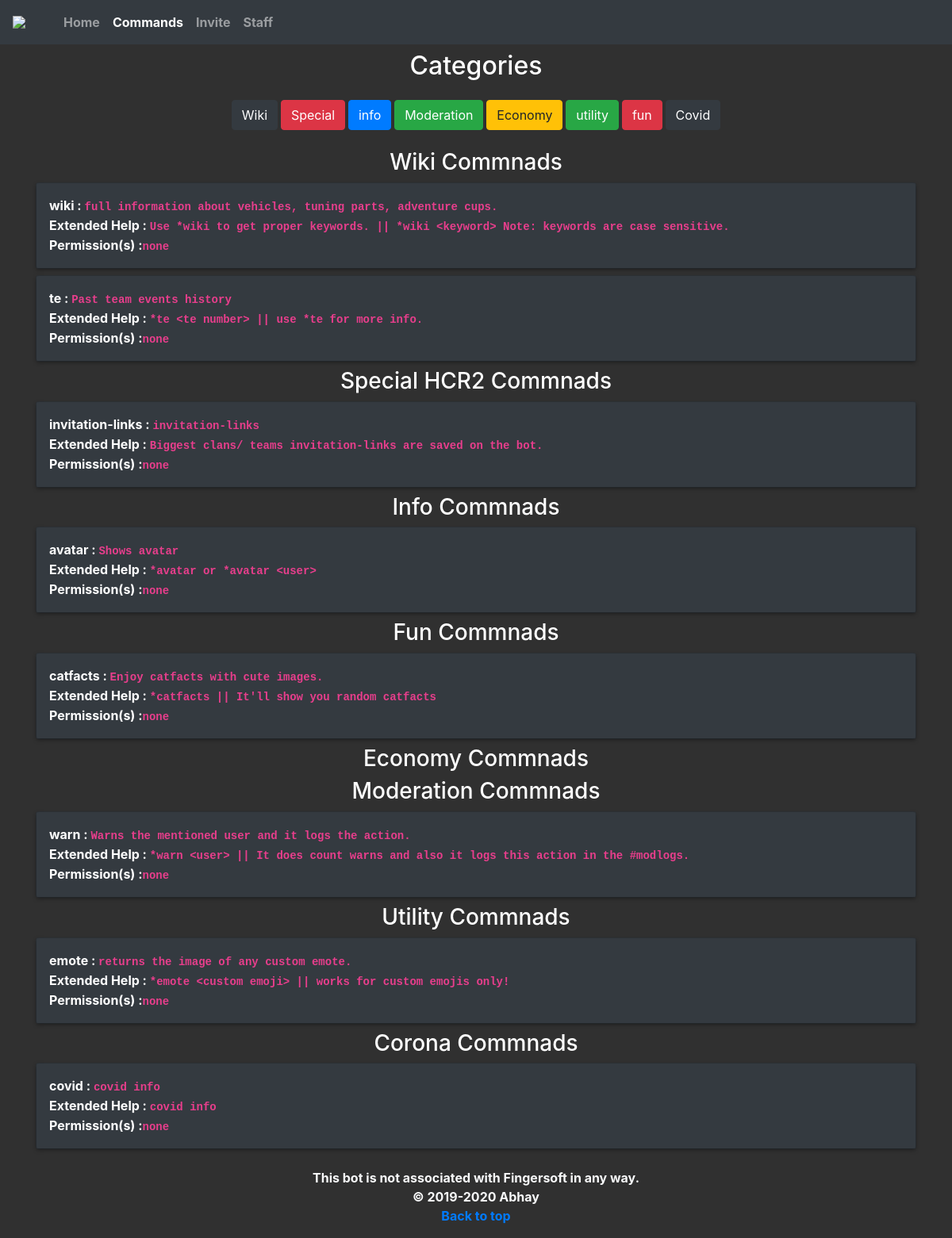
Screenshot of /commands with the database file from the repository.
### commands/models.py (models this page shows)
class Command(models.Model):
    sno = models.AutoField(primary_key=True)
    category = models.CharField(max_length=255)
    name = models.CharField(max_length=255)
    ShortDescription = models.TextField()
    LongDescription = models.TextField()
    permissions = models.CharField(max_length=255)
    def __str__(self):
        return self.category + ":" + self.name

### commands/views.py (the view)
# urls.py: path('', include('commands.urls')),
def commands(request):
    commands = Command.objects.all()
    print(commands)
    param = {'commands':commands}
    return render(request, 'commands/commands.html', param)

### templates/commands/commands.html (shortened to what this page needs)
{% extends 'base.html' %}
{% block commandsactive %} active {% endblock commandsactive %}
{% block body %}
<div class="container my-2">
<center><h2>Categories</center>
<div class="my-3 text-center">
<a href="#wiki" class="btn btn-dark my-2">Wiki</a>
<a href="#special" class="btn btn-danger my-2">Special</a>
<a href="#info" class="btn btn-primary my-2">info</a>
<a href="#mod" class="btn btn-success my-2">Moderation</a>
<a href="#economy" class="btn btn-warning my-2">Economy</a>
<a href="#utility" class="btn btn-success my-2">utility</a>
<a href="#fun" class="btn btn-danger my-2">fun</a>
<a href="#corona" class="btn btn-dark my-2">Covid</a>
</div>
<div id="wiki">
 <h3 class="text-center">Wiki Commnads</h3>
 {% for command in commands %}
 {% ifequal 'wiki' command.category %}
 <div class="card text-white bg-dark mb-2" style="max-width: 100%;">
  <div class="card-body">
    <p class="card-text">
     {{command.name}} : <code>{{command.ShortDescription}}</code><br>
     Extended Help : <code>{{command.LongDescription}}</code><br>
     Permission(s) :<code>{{command.permissions}}</code>
    </p>
  </div>
 </div>
 {% endifequal %}
 {% endfor %}
</div>
<div id="special">
 <h3 class="text-center">Special HCR2 Commnads</h3>
 {% for command in commands %}
 {% ifequal 'special' command.category %}
 <div class="card text-white bg-dark mb-2" style="max-width: 100%;">
  <div class="card-body">
    <p class="card-text">{{command.name}} : <code>{{command.ShortDescription}}</code><br>
     Extended Help : <code>{{command.LongDescription}}</code><br>
     Permission(s) :<code>{{command.permissions}}</code>
    </p>
  </div>
 </div>
 {% endifequal %}
 {% endfor %}
</div>
<div id="info">
 <h3 class="text-center">Info Commnads</h3>
 {% for command in commands %}
 {% ifequal 'info' command.category %}
 <div class="card text-white bg-dark mb-2" style="max-width: 100%;">
  <div class="card-body">
    <p class="card-text">{{command.name}} : <code>{{command.ShortDescription}}</code><br>
     Extended Help : <code>{{command.LongDescription}}</code><br>
     Permission(s) :<code>{{command.permissions}}</code>
    </p>
  </div>
 </div>
 {% endifequal %}
 {% endfor %}
</div>
<div id="fun">
 <h3 class="text-center">Fun Commnads</h3>
 {% for command in commands %}
 {% ifequal 'fun' command.category %}
 <div class="card text-white bg-dark mb-2" style="max-width: 100%;">
  <div class="card-body">
    <p class="card-text">{{command.name}} : <code>{{command.ShortDescription}}</code><br>
     Extended Help : <code>{{command.LongDescription}}</code><br>
     Permission(s) :<code>{{command.permissions}}</code>
    </p>
  </div>
 </div>
 {% endifequal %}
 {% endfor %}
</div>
<div id="economy">
 <h3 class="text-center">Economy Commnads</h3>
</div>
<div id="mod">
 <h3 class="text-center">Moderation Commnads</h3>
 {% for command in commands %}
 {% ifequal 'mod' command.category %}
 <div class="card text-white bg-dark mb-2" style="max-width: 100%;">
  <div class="card-body">
    <p class="card-text">{{command.name}} : <code>{{command.ShortDescription}}</code><br>
     Extended Help : <code>{{command.LongDescription}}</code><br>
     Permission(s) :<code>{{command.permissions}}</code>
    </p>
  </div>
 </div>
 {% endifequal %}
 {% endfor %}
</div>
<div id="utility">
 <h3 class="text-center">Utility Commnads</h3>
 {% for command in commands %}
 {% ifequal 'utility' command.category %}
 <div class="card text-white bg-dark mb-2" style="max-width: 100%;">
  <div class="card-body">
    <p class="card-text">{{command.name}} : <code>{{command.ShortDescription}}</code><br>
     Extended Help : <code>{{command.LongDescription}}</code><br>
     Permission(s) :<code>{{command.permissions}}</code>
    </p>
  </div>
 </div>
 {% endifequal %}
 {% endfor %}
</div>
<div id="corona">
 <h3 class="text-center">Corona Commnads</h3>
 {% for command in commands %}
 {% ifequal 'corona' command.category %}
 <div class="card text-white bg-dark mb-2" style="max-width: 100%;">
  <div class="card-body">
    <p class="card-text">{{command.name}} : <code>{{command.ShortDescription}}</code><br>
     Extended Help : <code>{{command.LongDescription}}</code><br>
     Permission(s) :<code>{{command.permissions}}</code>
    </p>
  </div>
 </div>
 {% endifequal %}
 {% endfor %}
</div>
</div>
{% endblock body %}

### templates/base.html (shortened to what this page needs)
<!doctype html>
<html lang="en">
  <head>
    <link rel="stylesheet" href="https://stackpath.bootstrapcdn.com/bootstrap/4.5.2/css/bootstrap.min.css">
    <link rel="stylesheet" href="https://cdnjs.cloudflare.com/ajax/libs/font-awesome/4.7.0/css/font-awesome.min.css">
  </head>
  <body>
       <nav class="navbar navbar-expand-lg navbar-dark bg-dark">
     <img class="logoimg"
        src="https://www.mobygames.com/images/covers/l/406495-hill-climb-racing-2-ipad-front-cover.jpg" src="Logo">
  <div class="collapse navbar-collapse" id="navbarSupportedContent">
    <ul class="navbar-nav mr-auto">
      <li class="nav-item {% block homeactive %} {% endblock homeactive %}">
        <a class="nav-link" href="/">Home <span class="sr-only">(current)</span></a>
      </li>
      <li class="nav-item {% block commandsactive %} {% endblock commandsactive %}">
        <a class="nav-link" href="/commands">Commands</a>
      </li>
      <li class="nav-item {% block inviteactive %} {% endblock inviteactive %}">
        <a class="nav-link" href="#">Invite</a>
      </li>
      <li class="nav-item {% block staffactive %} {% endblock staffactive %}">
        <a class="nav-link" href="/staff">Staff</a>
      </li>
  </div>
</nav>
 {% block body %}
 {% endblock body %}
 <footer class="container-fluid my-0 py-3 text-light">
            <p class="mb-0 text-center">This bot is not associated with Fingersoft in any way.<br>
                © 2019-2020 Abhay
            </p>
            <p class="mb-0 text-center">
              <a href="#">Back to top</a>
            </p>
          </footer>
  </body>
</html>

### rows the page displays
Command: name "wiki", ShortDescription "full information about vehicles, tuning parts, adventure cups.", LongDescription "Use *wiki to get proper keywords. || *wiki <keyword> Note: keywords are case sensitive.", permissions "none"
Command: name "te", ShortDescription "Past team events history", LongDescription "*te <te number> || use *te for more info.", permissions "none"
Command: name "invitation-links", ShortDescription "invitation-links", LongDescription "Biggest clans/ teams invitation-links are saved on the bot.", permissions "none"
Command: name "avatar", ShortDescription "Shows avatar", LongDescription "*avatar or *avatar <user>", permissions "none"
Command: name "catfacts", ShortDescription "Enjoy catfacts with cute images.", LongDescription "*catfacts || It'll show you random catfacts", permissions "none"
Command: name "warn", ShortDescription "Warns the mentioned user and it logs the action.", LongDescription "*warn <user> || It does count warns and also it logs this action in the #modlogs.", permissions "none"
Command: name "emote", ShortDescription "returns the image of any custom emote.", LongDescription "*emote <custom emoji> || works for custom emojis only!", permissions "none"
Command: name "covid", ShortDescription "covid info", LongDescription "covid info", permissions "none"
